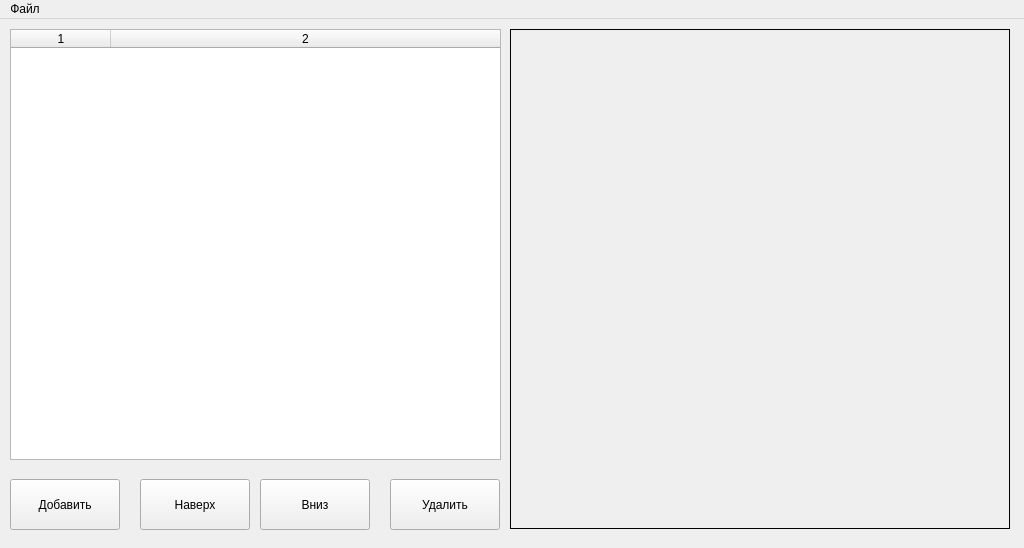
<?xml version="1.0" encoding="UTF-8"?>
<ui version="4.0">
 <class>MainWindow</class>
 <widget class="QMainWindow" name="MainWindow">
  <property name="geometry">
   <rect>
    <x>0</x>
    <y>0</y>
    <width>1024</width>
    <height>548</height>
   </rect>
  </property>
  <property name="sizePolicy">
   <sizepolicy hsizetype="Fixed" vsizetype="Fixed">
    <horstretch>0</horstretch>
    <verstretch>0</verstretch>
   </sizepolicy>
  </property>
  <property name="windowTitle">
   <string>Анимация</string>
  </property>
  <widget class="QWidget" name="centralWidget">
   <widget class="QPushButton" name="btnAdd">
    <property name="geometry">
     <rect>
      <x>10</x>
      <y>460</y>
      <width>110</width>
      <height>51</height>
     </rect>
    </property>
    <property name="text">
     <string>Добавить</string>
    </property>
   </widget>
   <widget class="QTableWidget" name="tableWidget">
    <property name="geometry">
     <rect>
      <x>10</x>
      <y>10</y>
      <width>491</width>
      <height>431</height>
     </rect>
    </property>
    <property name="selectionMode">
     <enum>QAbstractItemView::SingleSelection</enum>
    </property>
    <property name="selectionBehavior">
     <enum>QAbstractItemView::SelectRows</enum>
    </property>
    <property name="sortingEnabled">
     <bool>false</bool>
    </property>
    <property name="rowCount">
     <number>0</number>
    </property>
    <property name="columnCount">
     <number>2</number>
    </property>
    <attribute name="horizontalHeaderVisible">
     <bool>true</bool>
    </attribute>
    <attribute name="horizontalHeaderStretchLastSection">
     <bool>true</bool>
    </attribute>
    <attribute name="verticalHeaderVisible">
     <bool>false</bool>
    </attribute>
    <attribute name="verticalHeaderShowSortIndicator" stdset="0">
     <bool>false</bool>
    </attribute>
    <column/>
    <column/>
   </widget>
   <widget class="QPushButton" name="btnUp">
    <property name="enabled">
     <bool>true</bool>
    </property>
    <property name="geometry">
     <rect>
      <x>140</x>
      <y>460</y>
      <width>110</width>
      <height>51</height>
     </rect>
    </property>
    <property name="text">
     <string>Наверх</string>
    </property>
   </widget>
   <widget class="QLabel" name="label">
    <property name="geometry">
     <rect>
      <x>510</x>
      <y>10</y>
      <width>500</width>
      <height>500</height>
     </rect>
    </property>
    <property name="frameShape">
     <enum>QFrame::Box</enum>
    </property>
    <property name="frameShadow">
     <enum>QFrame::Plain</enum>
    </property>
    <property name="text">
     <string/>
    </property>
    <property name="scaledContents">
     <bool>true</bool>
    </property>
    <property name="alignment">
     <set>Qt::AlignCenter</set>
    </property>
   </widget>
   <widget class="QPushButton" name="btnDown">
    <property name="enabled">
     <bool>true</bool>
    </property>
    <property name="geometry">
     <rect>
      <x>260</x>
      <y>460</y>
      <width>110</width>
      <height>51</height>
     </rect>
    </property>
    <property name="text">
     <string>Вниз</string>
    </property>
   </widget>
   <widget class="QPushButton" name="btnDelete">
    <property name="enabled">
     <bool>true</bool>
    </property>
    <property name="geometry">
     <rect>
      <x>390</x>
      <y>460</y>
      <width>110</width>
      <height>51</height>
     </rect>
    </property>
    <property name="text">
     <string>Удалить</string>
    </property>
   </widget>
  </widget>
  <widget class="QMenuBar" name="menuBar">
   <property name="geometry">
    <rect>
     <x>0</x>
     <y>0</y>
     <width>1024</width>
     <height>24</height>
    </rect>
   </property>
   <widget class="QMenu" name="menu">
    <property name="title">
     <string>Файл</string>
    </property>
    <addaction name="actionAdd"/>
    <addaction name="actionClear"/>
    <addaction name="actionSave"/>
   </widget>
   <addaction name="menu"/>
  </widget>
  <action name="actionSave">
   <property name="text">
    <string>Сохранить</string>
   </property>
  </action>
  <action name="actionAdd">
   <property name="text">
    <string>Открыть</string>
   </property>
  </action>
  <action name="actionClear">
   <property name="text">
    <string>Очистить</string>
   </property>
  </action>
 </widget>
 <layoutdefault spacing="6" margin="11"/>
 <resources/>
 <connections/>
</ui>
